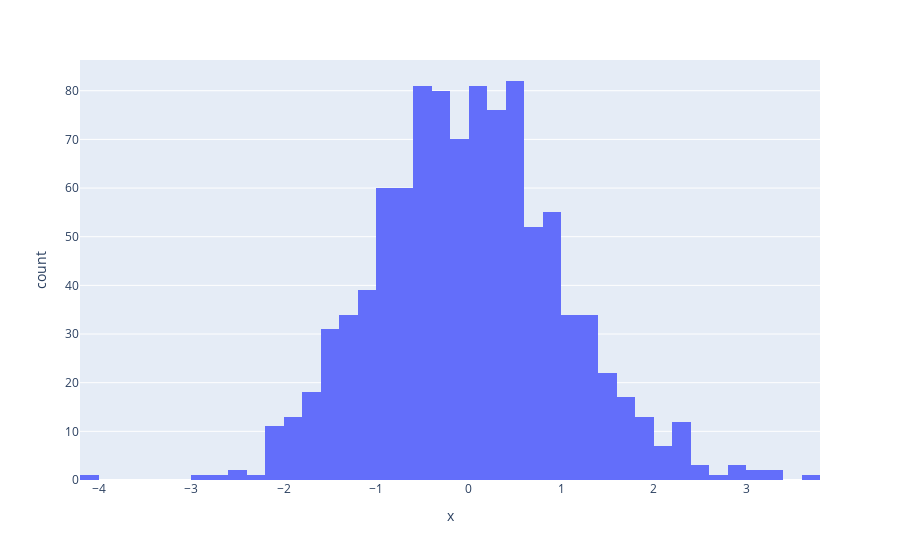

Here is the notebook cell this chart was saved with:
### Code cell
fig = px.histogram(x=ttests)
fig.show()

### Figure 1 — Plotly figure (JSON) as saved in the notebook; plotly's stock layout.template omitted (floating-point values rounded to 4 significant figures; data arrays with more than 128 entries replaced by an {"elided": "..."} marker saying what was removed)
{"data": [{"alignmentgroup": "True", "bingroup": "x", "hovertemplate": "x=%{x}<br>count=%{y}<extra></extra>", "legendgroup": "", "marker": {"color": "#636efa"}, "name": "", "offsetgroup": "", "orientation": "v", "showlegend": false, "type": "histogram", "x": {"elided": "1000 float values"}, "xaxis": "x", "yaxis": "y"}], "layout": {"barmode": "relative", "legend": {"tracegroupgap": 0}, "margin": {"t": 60}, "xaxis": {"anchor": "y", "domain": [0, 1], "title": {"text": "x"}}, "yaxis": {"anchor": "x", "domain": [0, 1], "title": {"text": "count"}}}}
